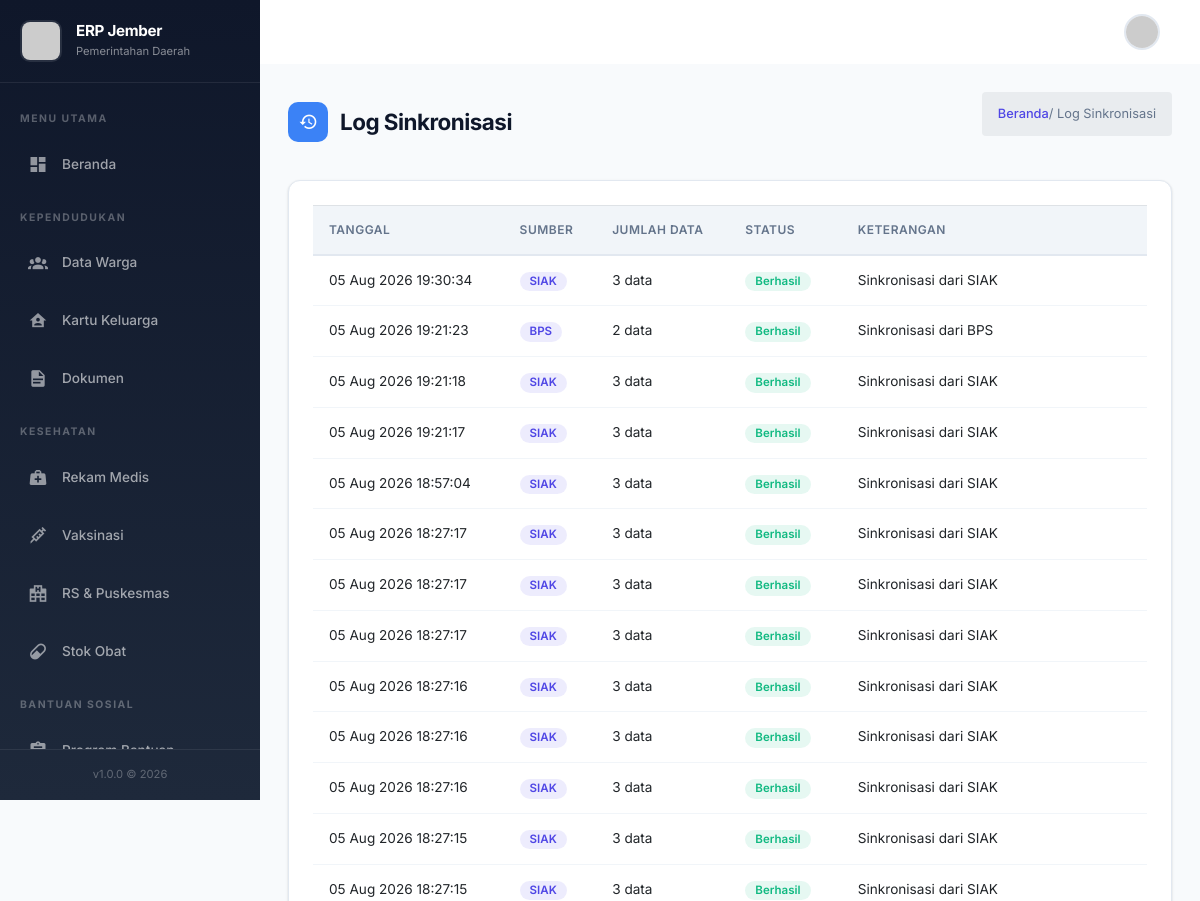
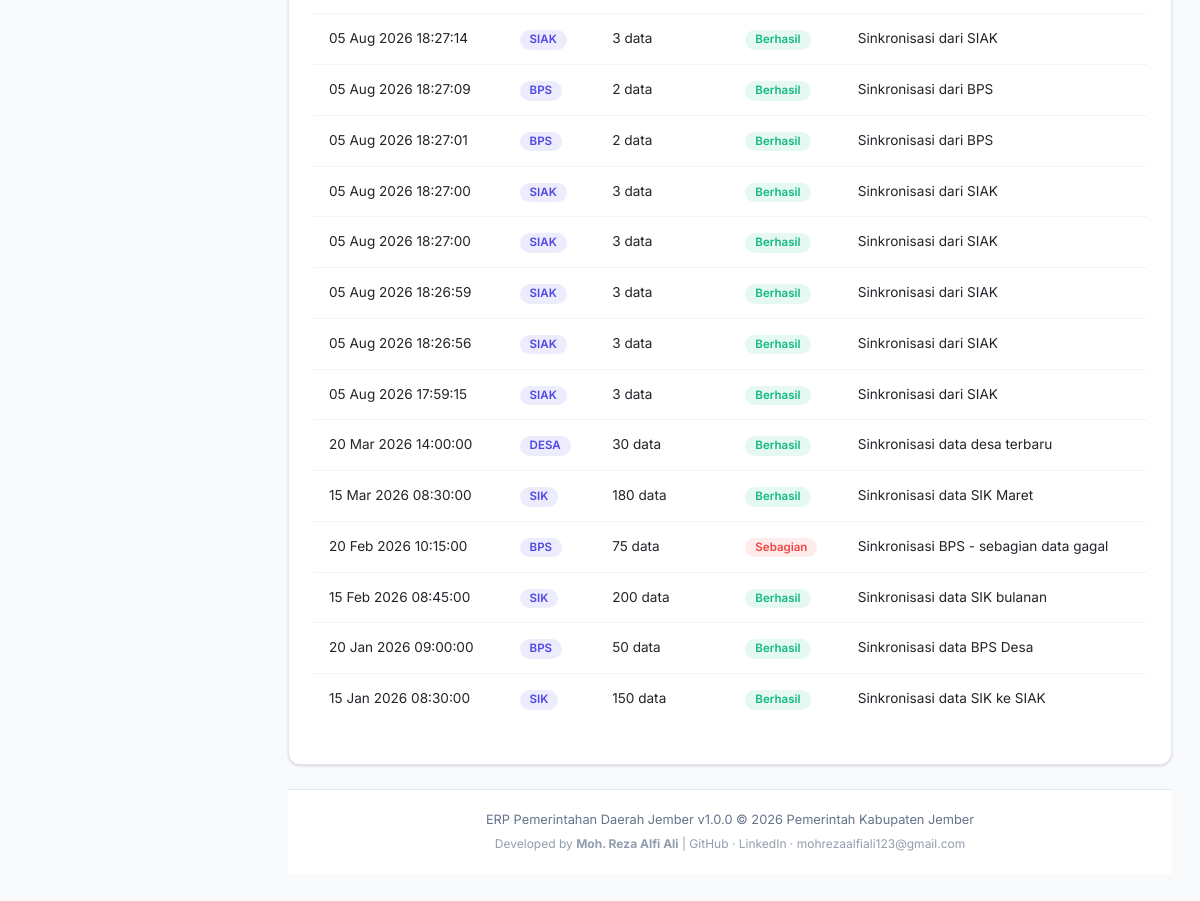
The app's page /modul/integrasi/log_sinkron.php (signed in) with its own data (2 pictures, top to bottom).
### tables this page shows
CREATE TABLE `tbl_sync_log` (
  `id` int(11) NOT NULL,
  `sumber` varchar(50) NOT NULL,
  `tanggal` datetime NOT NULL,
  `jumlah_data` int(11) DEFAULT 0,
  `status` enum('Berhasil','Gagal','Sebagian') DEFAULT 'Berhasil',
  `keterangan` text DEFAULT NULL,
  `created_at` timestamp NOT NULL DEFAULT current_timestamp()
);

### includes/functions.php (called while the page is built, shortened)
<?php
function sanitize($data) {
    return htmlspecialchars(trim($data), ENT_QUOTES, 'UTF-8');
}
function formatDate($date, $format = 'd-m-Y') {
    return date($format, strtotime($date));
}

### modul/integrasi/log_sinkron.php (the view, shortened to what this page needs)
<?php
require_once '../../includes/auth.php';
$logs = $dbh->query("SELECT * FROM tbl_sync_log ORDER BY tanggal DESC LIMIT 50")->fetchAll();
?>
<!DOCTYPE html>
<html lang="id">
<?php include '../../includes/head.php'; ?>
<body>
    <?php include '../../includes/header.php'; ?>
    <?php include '../../includes/sidebar.php'; ?>
    <div class="app-main">
        <div class="page-header">
            <h3>
                <span class="icon bg-info"><i class="mdi mdi-history"></i></span>
                Log Sinkronisasi
            </h3>
            <div class="breadcrumb"><a href="../dashboard/index.php">Beranda</a> / Log Sinkronisasi</div>
        </div>
        <div class="card">
            <div class="card-body">
                <div class="table-responsive">
                    <table class="table">
                        <thead><tr><th>Tanggal</th><th>Sumber</th><th>Jumlah Data</th><th>Status</th><th>Keterangan</th></tr></thead>
                        <tbody>
                            <?php if (empty($logs)): ?>
                                <tr><td colspan="5" class="text-center text-muted">Belum ada log</td></tr>
                            <?php else: foreach ($logs as $row): ?>
                            <tr>
                                <td><?= formatDate($row->tanggal, 'd M Y H:i:s') ?></td>
                                <td><span class="badge badge-primary"><?= $row->sumber ?></span></td>
                                <td><?= $row->jumlah_data ?> data</td>
                                <td><span class="badge badge-<?= $row->status === 'Berhasil' ? 'success' : 'danger' ?>"><?= $row->status ?></span></td>
                                <td><?= sanitize($row->keterangan) ?></td>
                            </tr>
                            <?php endforeach; endif; ?>
                        </tbody>
                    </table>
                </div>
            </div>
        </div>
        <?php include '../../includes/footer.php'; ?>
    </div>
</body>
</html>

### assets/css/style.css (style rules this page uses)
:root { --primary: #4f46e5; --primary-dark: #4338ca; --primary-light: #818cf8; --primary-50: rgba(79,70,229,0.05); --primary-100: rgba(79,70,229,0.1); --success: #10b981; --success-dark: #059669; --warning: #f59e0b; --warning-dark: #d97706; --danger: #ef4444; --danger-dark: #dc2626; --info: #3b82f6; --info-dark: #2563eb; --dark: #0f172a; --dark-secondary: #1e293b; --gray: #64748b; --gray-light: #94a3b8; --gray-100: #f1f5f9; --gray-200: #e2e8f0; --light: #f8fafc; --white: #ffffff; --sidebar-width: 260px; --sidebar-collapsed: 70px; --header-height: 64px; --shadow-xs: 0 1px 2px rgba(0,0,0,0.05); --shadow: 0 1px 3px rgba(0,0,0,0.1), 0 1px 2px rgba(0,0,0,0.06); --shadow-md: 0 4px 6px -1px rgba(0,0,0,0.1), 0 2px 4px -1px rgba(0,0,0,0.06); --shadow-lg: 0 10px 15px -3px rgba(0,0,0,0.1), 0 4px 6px -2px rgba(0,0,0,0.05); --shadow-xl: 0 20px 25px -5px rgba(0,0,0,0.1), 0 10px 10px -5px rgba(0,0,0,0.04); --radius: 8px; --radius-md: 10px; --radius-lg: 12px; --radius-xl: 16px; --transition: all 0.2s cubic-bezier(0.4, 0, 0.2, 1); --transition-slow: all 0.3s cubic-bezier(0.4, 0, 0.2, 1); }
*, *::before, *::after { box-sizing: border-box; margin: 0; padding: 0; }
html { scroll-behavior: smooth; }
body { font-family: 'Inter', 'Segoe UI', system-ui, -apple-system, sans-serif; background: var(--light); color: var(--dark); line-height: 1.6; overflow-x: hidden; -webkit-font-smoothing: antialiased; -moz-osx-font-smoothing: grayscale; }
a { color: var(--primary); text-decoration: none; transition: var(--transition); }
.app-main { margin-left: var(--sidebar-width); margin-top: var(--header-height); min-height: calc(100vh - var(--header-height)); padding: 28px; transition: var(--transition-slow); animation: fadeIn 0.3s ease-out; }
.page-header { margin-bottom: 28px; display: flex; align-items: center; justify-content: space-between; flex-wrap: wrap; gap: 12px; }
.page-header h3 { font-size: 1.4rem; font-weight: 700; margin: 0; display: flex; align-items: center; gap: 12px; letter-spacing: -0.5px; }
.page-header h3 .icon { width: 40px; height: 40px; border-radius: var(--radius-md); display: inline-flex; align-items: center; justify-content: center; color: var(--white); font-size: 1.2rem; flex-shrink: 0; }
.page-header .breadcrumb { font-size: 0.8rem; color: var(--gray); }
.page-header .breadcrumb a { color: var(--primary); font-weight: 500; }
.card { background: var(--white); border-radius: var(--radius-lg); box-shadow: var(--shadow); border: 1px solid var(--gray-200); margin-bottom: 24px; overflow: hidden; transition: var(--transition); }
.card-body { padding: 24px; }
.table-responsive { overflow-x: auto; -webkit-overflow-scrolling: touch; }
.table { width: 100%; border-collapse: collapse; font-size: 0.85rem; }
.table thead th { background: var(--gray-100); border-bottom: 2px solid var(--gray-200); padding: 14px 16px; font-weight: 600; color: var(--gray); font-size: 0.75rem; text-transform: uppercase; letter-spacing: 0.5px; white-space: nowrap; position: sticky; top: 0; }
.table tbody td { padding: 14px 16px; border-bottom: 1px solid var(--gray-100); vertical-align: middle; transition: var(--transition); }
.table tbody tr { transition: var(--transition); }
.table tbody tr:last-child td { border-bottom: none; }
.badge { display: inline-flex; align-items: center; gap: 4px; padding: 4px 10px; border-radius: 20px; font-size: 0.72rem; font-weight: 600; white-space: nowrap; }
.badge-primary { background: var(--primary-100); color: var(--primary); }
.badge-success { background: rgba(16,185,129,0.1); color: var(--success); }
.badge-danger { background: rgba(239,68,68,0.1); color: var(--danger); }
.bg-info { background: var(--info) !important; }

### records on screen
tbl_sync_log: tanggal "05 Aug 2026 19:30:34", sumber "SIAK", jumlah_data "3", status "Berhasil", keterangan "Sinkronisasi dari SIAK"
tbl_sync_log: tanggal "05 Aug 2026 19:21:23", sumber "BPS", jumlah_data "2", status "Berhasil", keterangan "Sinkronisasi dari BPS"
tbl_sync_log: tanggal "05 Aug 2026 19:21:18", sumber "SIAK", jumlah_data "3", status "Berhasil", keterangan "Sinkronisasi dari SIAK"
tbl_sync_log: tanggal "05 Aug 2026 19:21:17", sumber "SIAK", jumlah_data "3", status "Berhasil", keterangan "Sinkronisasi dari SIAK"
tbl_sync_log: tanggal "05 Aug 2026 18:57:04", sumber "SIAK", jumlah_data "3", status "Berhasil", keterangan "Sinkronisasi dari SIAK"
tbl_sync_log: tanggal "05 Aug 2026 18:27:17", sumber "SIAK", jumlah_data "3", status "Berhasil", keterangan "Sinkronisasi dari SIAK"
tbl_sync_log: tanggal "05 Aug 2026 18:27:17", sumber "SIAK", jumlah_data "3", status "Berhasil", keterangan "Sinkronisasi dari SIAK"
tbl_sync_log: tanggal "05 Aug 2026 18:27:17", sumber "SIAK", jumlah_data "3", status "Berhasil", keterangan "Sinkronisasi dari SIAK"
tbl_sync_log: tanggal "05 Aug 2026 18:27:16", sumber "SIAK", jumlah_data "3", status "Berhasil", keterangan "Sinkronisasi dari SIAK"
tbl_sync_log: tanggal "05 Aug 2026 18:27:16", sumber "SIAK", jumlah_data "3", status "Berhasil", keterangan "Sinkronisasi dari SIAK"
tbl_sync_log: tanggal "05 Aug 2026 18:27:16", sumber "SIAK", jumlah_data "3", status "Berhasil", keterangan "Sinkronisasi dari SIAK"
tbl_sync_log: tanggal "05 Aug 2026 18:27:15", sumber "SIAK", jumlah_data "3", status "Berhasil", keterangan "Sinkronisasi dari SIAK"
tbl_sync_log: tanggal "05 Aug 2026 18:27:15", sumber "SIAK", jumlah_data "3", status "Berhasil", keterangan "Sinkronisasi dari SIAK"
tbl_sync_log: tanggal "05 Aug 2026 18:27:14", sumber "SIAK", jumlah_data "3", status "Berhasil", keterangan "Sinkronisasi dari SIAK"
tbl_sync_log: tanggal "05 Aug 2026 18:27:09", sumber "BPS", jumlah_data "2", status "Berhasil", keterangan "Sinkronisasi dari BPS"
tbl_sync_log: tanggal "05 Aug 2026 18:27:01", sumber "BPS", jumlah_data "2", status "Berhasil", keterangan "Sinkronisasi dari BPS"
tbl_sync_log: tanggal "05 Aug 2026 18:27:00", sumber "SIAK", jumlah_data "3", status "Berhasil", keterangan "Sinkronisasi dari SIAK"
tbl_sync_log: tanggal "05 Aug 2026 18:27:00", sumber "SIAK", jumlah_data "3", status "Berhasil", keterangan "Sinkronisasi dari SIAK"
tbl_sync_log: tanggal "05 Aug 2026 18:26:59", sumber "SIAK", jumlah_data "3", status "Berhasil", keterangan "Sinkronisasi dari SIAK"
tbl_sync_log: tanggal "05 Aug 2026 18:26:56", sumber "SIAK", jumlah_data "3", status "Berhasil", keterangan "Sinkronisasi dari SIAK"
tbl_sync_log: tanggal "05 Aug 2026 17:59:15", sumber "SIAK", jumlah_data "3", status "Berhasil", keterangan "Sinkronisasi dari SIAK"
tbl_sync_log: tanggal "20 Mar 2026 14:00:00", sumber "DESA", jumlah_data "30", status "Berhasil", keterangan "Sinkronisasi data desa terbaru"
tbl_sync_log: tanggal "15 Mar 2026 08:30:00", sumber "SIK", jumlah_data "180", status "Berhasil", keterangan "Sinkronisasi data SIK Maret"
tbl_sync_log: tanggal "20 Feb 2026 10:15:00", sumber "BPS", jumlah_data "75", status "Sebagian", keterangan "Sinkronisasi BPS - sebagian data gagal"
tbl_sync_log: tanggal "15 Feb 2026 08:45:00", sumber "SIK", jumlah_data "200", status "Berhasil", keterangan "Sinkronisasi data SIK bulanan"
tbl_sync_log: tanggal "20 Jan 2026 09:00:00", sumber "BPS", jumlah_data "50", status "Berhasil", keterangan "Sinkronisasi data BPS Desa"
tbl_sync_log: tanggal "15 Jan 2026 08:30:00", sumber "SIK", jumlah_data "150", status "Berhasil", keterangan "Sinkronisasi data SIK ke SIAK"

### other values on screen
APP_VERSION "1.0.0"
APP_NAME "ERP Pemerintahan Daerah Jember"
